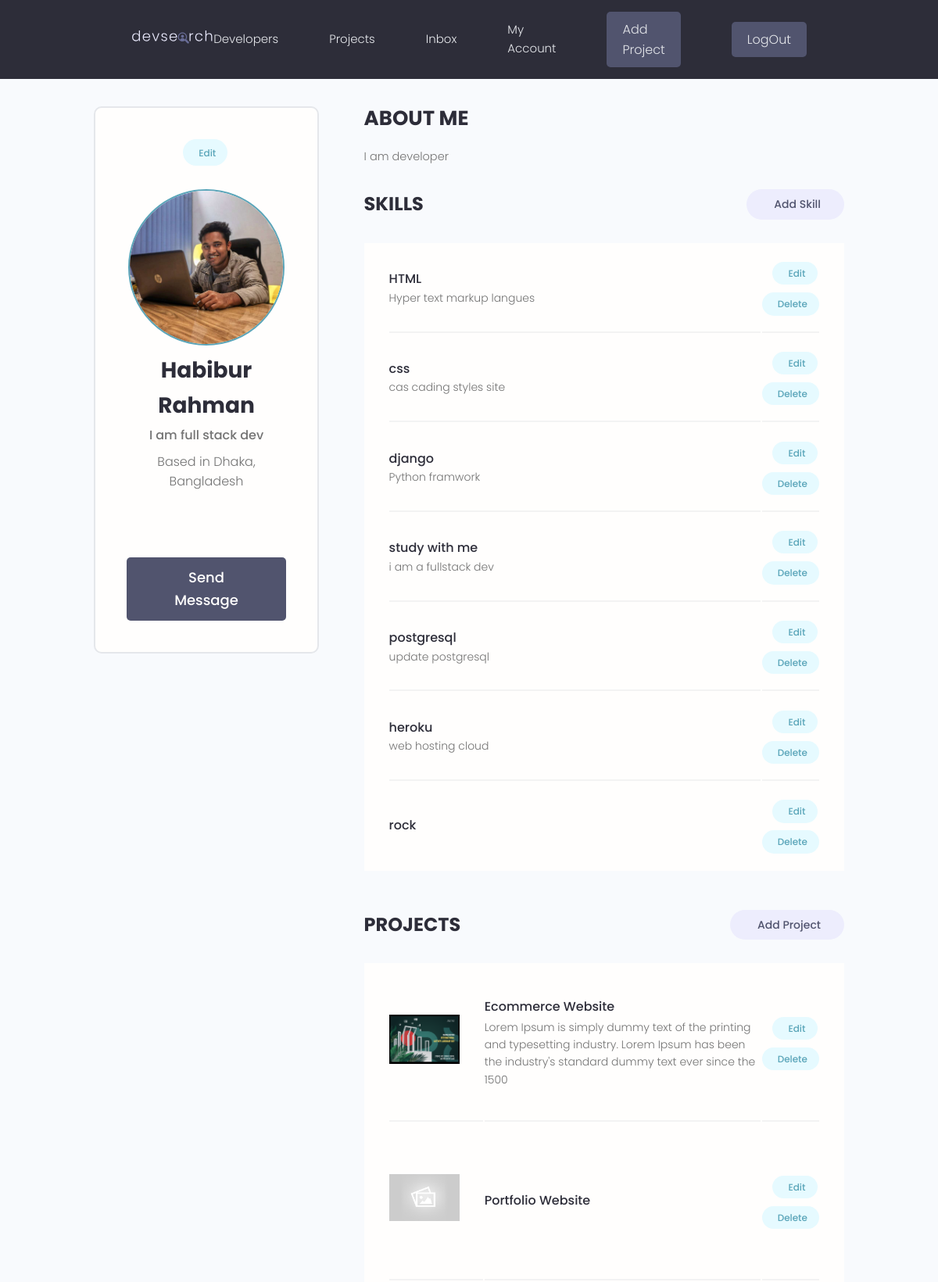
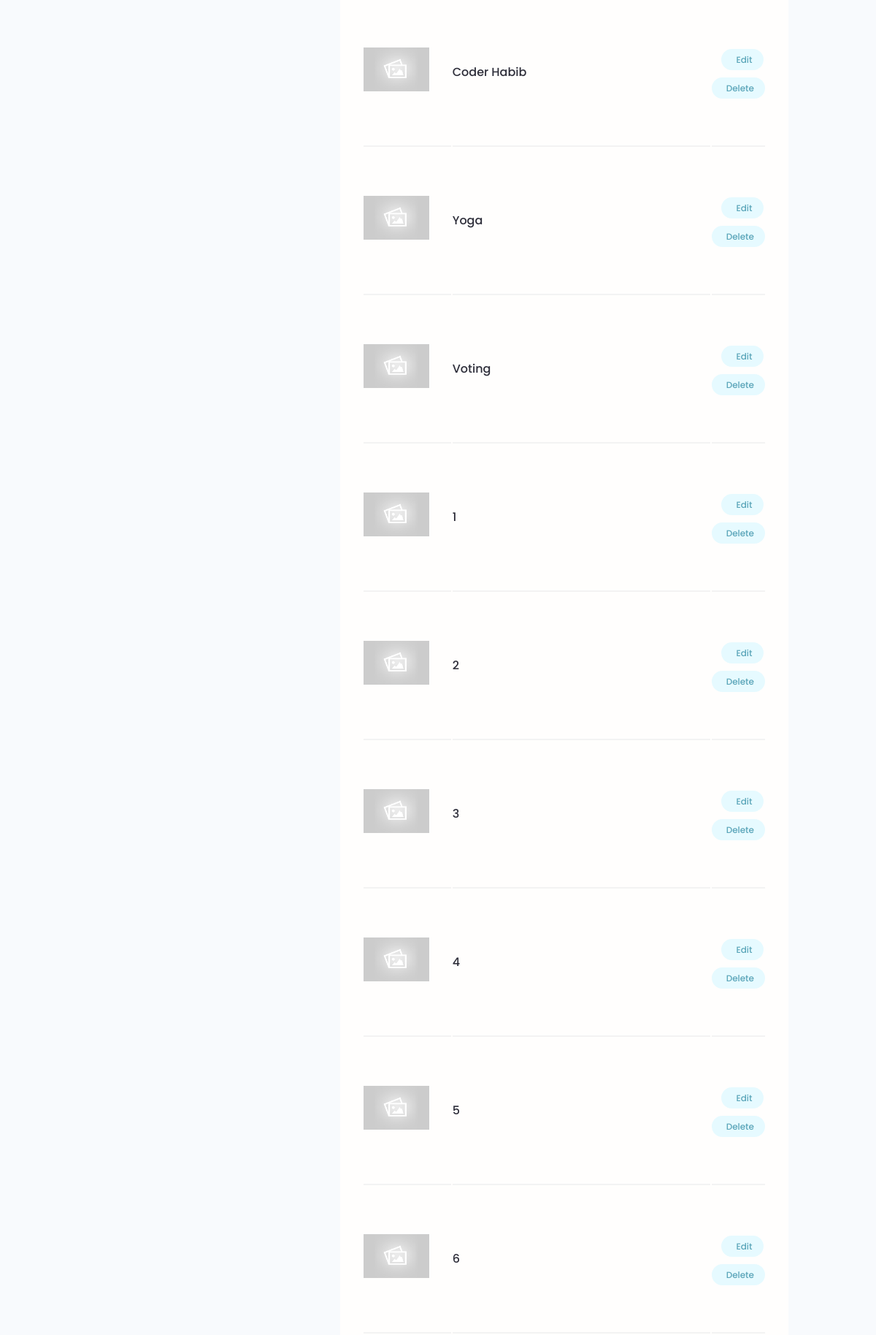
The app's page /account/ (signed in, upper part) with its own data (2 pictures, top to bottom).
### users/models.py (models this page shows, shortened)
class Profile(models.Model):
    user = models.OneToOneField(User, on_delete=models.CASCADE, null=True, blank=True)
    name = models.CharField(max_length=200, blank=True, null=True)
    email = models.EmailField(max_length=500, blank=True, null=True)
    username = models.CharField(max_length=200, blank=True, null=True)
    location = models.CharField(max_length=200, blank=True, null=True)
    short_intro = models.CharField(max_length=200, blank=True, null=True)
    bio = models.TextField(blank=True, null=True)
    profile_image = models.ImageField(null=True, blank=True, upload_to='profiles/', default='profiles/user-default.png')
    social_github = models.CharField(max_length=200, blank=True, null=True)
    social_twitter = models.CharField(max_length=200, blank=True, null=True)
    social_linkedin = models.CharField(max_length=200, blank=True, null=True)
    social_youtube = models.CharField(max_length=200, blank=True, null=True)
    social_website = models.CharField(max_length=200, blank=True, null=True)
    created = models.DateField(auto_now_add=True)
    id = models.UUIDField(default=uuid.uuid4, unique=True, primary_key=True, editable=False)

class Skill(models.Model):
    owner = models.ForeignKey(Profile, on_delete=models.CASCADE, null=True, blank=True)
    name = models.CharField(max_length=200, blank=True, null=True)
    description = models.TextField(blank=True, null=True)
    created = models.DateField(auto_now_add=True)
    id = models.UUIDField(default=uuid.uuid4, unique=True, primary_key=True, editable=False)

### projects/models.py (models this page shows, shortened)
class Project(models.Model):
    owner = models.ForeignKey(Profile,null= True, on_delete=models.SET_NULL)
    title = models.CharField(max_length=200)
    description = models.TextField(null=True, blank=True)
    featured_image = models.ImageField(null=True, blank=True,default="default.jpg")
    demo_link = models.CharField(max_length=2000, null=True, blank=True)
    source_link = models.CharField(max_length=2000, null=True, blank=True)
    tags = models.ManyToManyField('Tag', blank=True)
    vote_total = models.IntegerField(default=0, null=True, blank=True)
    vote_ratio = models.IntegerField(default=0, null=True, blank=True)
    created = models.DateField(auto_now_add=True)
    id = models.UUIDField(default=uuid.uuid4, unique=True, primary_key=True, editable=False)
    class Meta:
        ordering = ['created']

### users/views.py (the view)
# urls.py: path('account/', views.userAccount, name='account'),
@login_required(login_url='login')
def userAccount(request):
    profile = request.user.profile
    skills = profile.skill_set.all()
    projects = profile.project_set.all()
    context = {'profile': profile, 'skills': skills, 'projects': projects}
    return render(request, 'users/account.html', context)

### users/templates/users/account.html (shortened to what this page needs)
{% extends 'main.html' %}
{% block content %}
  <main class="settingsPage profile my-md">
    <div class="container">
      <div class="layout">
        <div class="column column--1of3">
          <div class="card text-center">
            <div class="card__body dev">
              <a class="tag tag--pill tag--main settings__btn" href="{% url 'edit-account' %}"> Edit</a>
              <img class="avatar avatar--xl dev__avatar" src="{{profile.profile_image.url}}" />
              <h2 class="dev__name">{{profile.name}}</h2>
              <p class="dev__title">{{profile.short_intro}}</p>
              <p class="dev__location">Based in {{profile.location}}</p>
              <ul class="dev__social">
              </ul>
              <a href="#" class="btn btn--sub btn--lg">Send Message </a>
            </div>
          </div>
        </div>
        <div class="column column--2of3">
          <div class="devInfo">
            <h3 class="devInfo__title">About Me</h3>
            <p class="devInfo__about">{{profile.bio}}</p>
          </div>
          <div class="settings">
            <h3 class="settings__title">Skills</h3>
            <a class="tag tag--pill tag--sub settings__btn tag--lg" href="{% url 'create-skill' %}"> Add Skill</a>
          </div>
          <table class="settings__table">
            {% for skill in skills%}
            <tr>
              <td class="settings__tableInfo">
                <h4>{{skill.name}}</h4>
                <p>{{skill.description}}</p>
              </td>
              <td class="settings__tableActions">
                <a class="tag tag--pill tag--main settings__btn" href="{% url 'update-skill' skill.id %}"> Edit</a>
                <a class="tag tag--pill tag--main settings__btn" href="{% url 'delete-skill' skill.id %}?next=/account/">
                  Delete</a>
              </td>
            </tr>
            {% endfor %}
          </table>
          <div class="settings">
            <h3 class="settings__title">Projects</h3>
            <a class="tag tag--pill tag--sub settings__btn tag--lg" href="{% url 'create-project' %}"> Add Project</a>
          </div>
          <table class="settings__table">
            {% for project in projects %}
            <tr>
              <td class="settings__thumbnail">
                <a href="{% url 'single-projects' project.id %}"><img src="{{project.featured_image.url}}" alt="Project Thumbnail" /></a>
              </td>
              <td class="settings__tableInfo">
                <a href="{% url 'single-projects' project.id %}">{{project.title}}</a>
                <p>{{project.description|slice:"150"}}</p>
              </td>
              <td class="settings__tableActions">
                <a class="tag tag--pill tag--main settings__btn" href="{% url 'update-project' project.id %}"> Edit</a>
                <a class="tag tag--pill tag--main settings__btn" href="{% url 'delete-project' project.id %}?next=/account/">
                  Delete</a>
              </td>
            </tr>
            {% endfor %}
          </table>
        </div>
      </div>
    </div>
  </main>
{% endblock content %}

### static/styles/app.css (style rules this page uses)
:root { --color-sub: #2d2d39; }
.btn--sub { background-color: var(--color-sub-light); }
.card { border: 2px solid var(--color-light); }
img { width: 100%; }
.profile .card > .dev { padding: 4rem; }
.dev__avatar { display: block; margin: auto; }
.dev__name { color: var(--color-sub); font-size: 2.8rem; font-weight: 700; margin-top: 1rem; margin-bottom: 0.5rem; }
.dev__title { font-size: 1.6rem; font-weight: 500; line-height: 1.3; }
.dev__location { margin-top: 1rem; }
.dev__social { margin: 3rem 0; list-style: none; display: flex; justify-content: center; gap: 1.5rem; }
.devInfo { margin-bottom: 3rem; }
.devInfo__title, .devInfo__subtitle { font-size: 2.6rem; color: var(--color-sub); text-transform: uppercase; font-weight: 700; margin-bottom: 1.5rem; }
.devInfo__about, .devSkill__info { font-size: 1.45rem; line-height: 1.7; text-align: justify; }
.settingsPage .dev > .settings__btn { display: inline-block; margin-bottom: 3rem; }
.settings { display: flex; justify-content: space-between; align-items: center; }
.settings__title { font-size: 2.4rem; text-transform: uppercase; font-weight: 700; color: var(--color-sub); }
.settings__table { margin-top: 3rem; margin-bottom: 5rem; padding: 0 3rem; background: var(--color-white); }
.settings__table tr { width: 100%; }
.settings__table tr > td { padding: 2rem 0; }
.settings__table tr:not(:last-child) td { border-bottom: 2px solid var(--color-white-light); }
.settings__thumbnail { width: 23%; min-width: 10rem; }
.settings__thumbnail img { padding-right: 3rem; height: 15rem; object-fit: contain; }
.settings__tableInfo { width: 100%; }
.settings__tableInfo h4, .settings__tableInfo a { padding-right: 1rem; width: auto; font-size: 1.6rem; font-weight: 500; color: var(--color-sub); }
.settings__tableInfo p { font-size: 1.4rem; }
.settings__tableActions { text-align: right; }

### static/uikit/styles/modules/_variables.css (style rules this page uses)
:root { --color-main: #5aa5b9; --color-main-light: #e6faff; --color-sub: #3f4156; --color-sub-light: #51546e; --color-sub-lighter: #ededfd; --color-text: #737373; --color-gray: #8b8b8b; --color-light: #e5e7eb; --color-light-gray: #767676; --color-bg: #f8fafd; --color-white: #fffefd; --color-white-light: #f3f3f3; --color-success: #359e64; --color-success-bg: #def8e8; --color-error: #fc4b0b; --color-error-bg: #fff2ee; --font-base: 'Poppins', arial, helvetica, 'Segoe UI', roboto, ubuntu, sans-serif; --font-monospace: 'Fira Code', 'Courier New', courier, monospace; --font-regular: 300; --font-medium: 500; --font-bold: 700; --generic-shadow: 1px 1px 5px #00000010; --generic-transition: all 0.3s ease-in-out; }

### static/uikit/styles/modules/_base.css (style rules this page uses)
* { margin: 0; padding: 0; box-sizing: border-box; text-rendering: optimizeLegibility; color: inherit; font-size: inherit; }
html { font-size: 50%; }
@media only screen and (min-width: 480px) { html { font-size: 56.25%; } }
@media only screen and (min-width: 1200px) { html { font-size: 62.5%; } }
body { line-height: 1.6; font-weight: 400; font-size: 1.5rem; color: var(--color-text); background-color: var(--color-bg); min-height: 100vh; }

### static/uikit/styles/modules/_typography.css (style rules this page uses)
* { font-family: var(--font-base); }
h2 { font-size: 3.6rem; font-weight: var(--font-bold); }
h3 { font-size: 3.2rem; font-weight: var(--font-medium); }
h4 { font-size: 2.8rem; font-weight: var(--font-medium); }
p, span, strong { font-size: 1.6rem; color: var(--color-text); font-weight: var(--font-regular); }
a { padding-bottom: 2px; text-decoration: none; display: inline-block; color: var(--color-main); font-weight: var(--font-medium); }

### static/uikit/styles/modules/_utilities.css (style rules this page uses)
.container { width: 92%; max-width: 165rem; margin: 0 auto; box-sizing: border-box; }
@media screen and (min-width: 1000px) { .container { width: 90%; } }
@media screen and (min-width: 1200px) { .container { width: 80%; } }
.text-center { text-align: center; }
.my-md { margin: 3rem auto; }

### static/uikit/styles/modules/_avatar.css (style rules this page uses)
.avatar { border-radius: 50%; border: 2px solid var(--color-main); object-fit: cover; }
.avatar--xl { height: 20rem; width: 20rem; }

### static/uikit/styles/modules/_card.css (style rules this page uses)
.card { border-radius: 1rem; background-color: var(--color-white); border: 1.5px solid var(--color-light); width: auto; height: auto; margin-top: 0.5rem; margin-bottom: 0.5rem; overflow: hidden; }
.card__body, .card__header { padding: 2rem 2.5rem; }

### static/uikit/styles/modules/_layout.css (style rules this page uses)
.layout { display: flex; flex-flow: row wrap; justify-content: space-between; }
.layout > .column { margin-bottom: 3rem; }
.layout > .column.column--1of3 { flex-basis: 30%; }
.layout > .column.column--2of3 { flex-basis: 64%; }

### records on screen
Profile: profile_image (picture), name "Habibur Rahman", short_intro "I am full stack dev", location "Dhaka, Bangladesh", bio "I am developer"
Skill: name "HTML", description "Hyper text markup langues"
Skill: name "css", description "cas cading styles site"
Skill: name "django", description "Python framwork"
Skill: name "study with me", description "i am a fullstack dev"
Skill: name "postgresql", description "update postgresql"
Skill: name "heroku", description "web hosting cloud"
Skill: name "rock"
Project: featured_image (picture), title "Ecommerce Website", description "Lorem Ipsum is simply dummy text of the printing and typesetting industry. Lorem Ipsum has been the industry's standard dummy text ever since the 1500"
Project: featured_image (placeholder picture), title "Portfolio Website"
Project: featured_image (placeholder picture), title "Coder Habib"
Project: featured_image (placeholder picture), title "Yoga"
Project: featured_image (placeholder picture), title "Voting"
Project: featured_image (placeholder picture), title "1"
Project: featured_image (placeholder picture), title "2"
Project: featured_image (placeholder picture), title "3"
Project: featured_image (placeholder picture), title "4"
Project: featured_image (placeholder picture), title "5"
Project: featured_image (placeholder picture), title "6"
